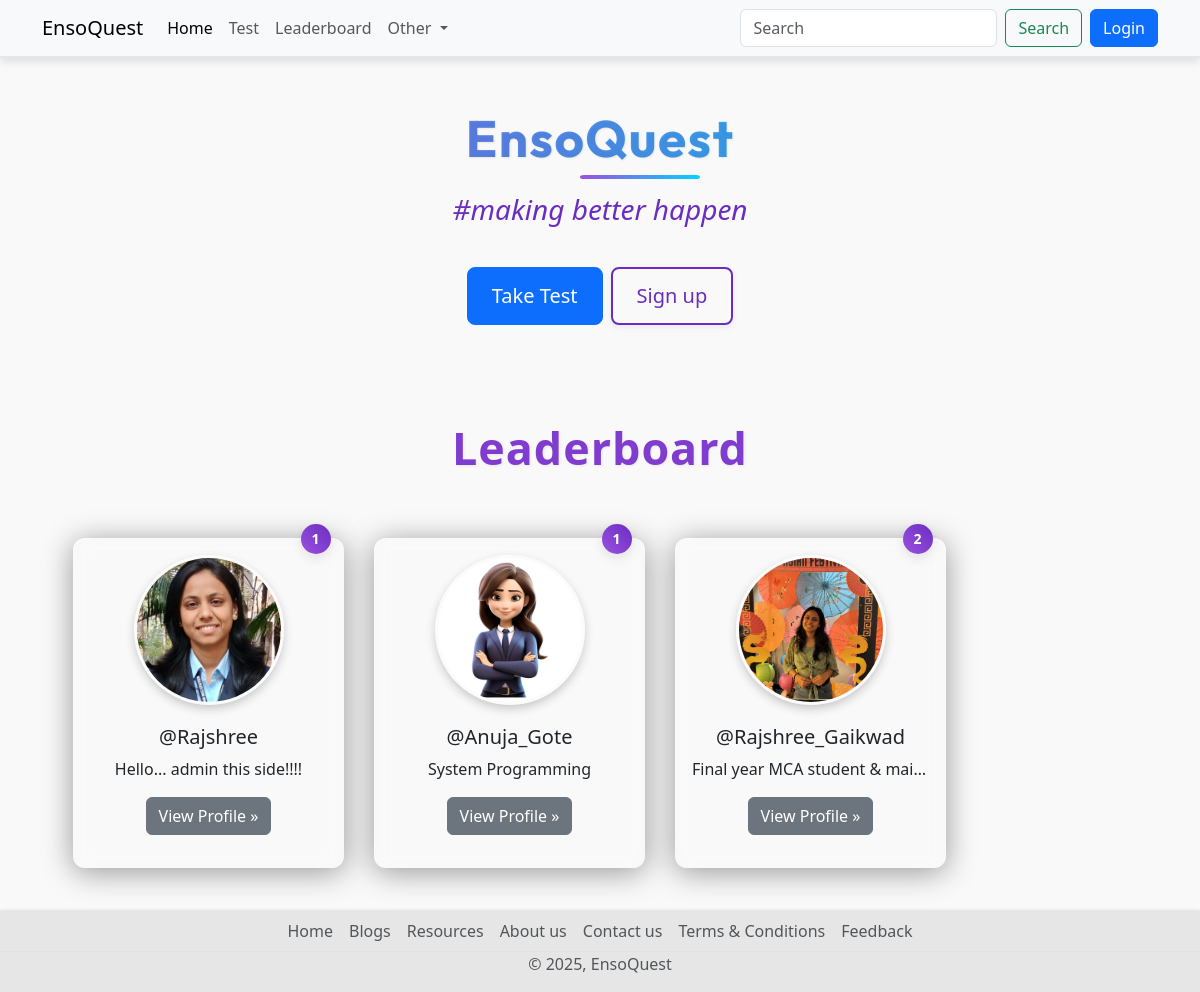
The page / on the database its author committed.
### quiz/models.py (models this page shows, shortened)
class UserRank(models.Model):
    user = models.OneToOneField(User, on_delete=models.CASCADE)
    rank = models.IntegerField(null=True, blank=True)
    total_score = models.IntegerField(null=True, blank=True)

### account/models.py (models this page shows, shortened)
class Profile(models.Model):
    user = models.OneToOneField(User,on_delete=models.CASCADE, null=True,verbose_name='User Object')
    position = models.CharField(max_length=100,blank=True,null=True)
    bio = models.TextField(blank=True,null=True)
    profile_img = models.ImageField(upload_to='profile_image', default='user.png',blank=True,null=True,verbose_name= 'Profile Pic')

### base/views.py (the view)
# urls.py: 2. Add a URL to urlpatterns:  path('', views.home, name='home')
def home(request):
    leaderboard_users = UserRank.objects.order_by('rank')[:4]
    unread_count = 0
    if request.user.is_authenticated:
        unread_count = request.user.notification_set.filter(is_read=False).count()
    context = {
        "leaderboard_users": leaderboard_users,
        "unread_count": unread_count,
    }
    return render(request, 'welcome.html', context)

### base/context_processors.py (called while the page is built)
def notification_count(request):
    if request.user.is_authenticated:
        unread_count = Notification.objects.filter(user=request.user, is_read=False).count()
        return {'unread_notification_count': unread_count}
    return {}

### Templates/welcome.html
{% extends "index.html" %}
{% block content %}
{% load static %}
<link rel="stylesheet" href="{% static 'css/home-style.css' %}">
  <div class="container text-center my-5">
    <h1 class="display-5 fw-bold my-2 title">EnsoQuest</h1>
    <h2 class="fs-3 tagline-text ">#making better happen</h2>
    <div class="d-inline-flex gap-2 mb-5">
      <a href="{% url 'all_quiz' %}" class="d-inline-flex align-items-center btn btn-primary btn-lg px-4 ">
        Take Test
      </a>
      {% if not request.user.is_authenticated %}
      <a href="{% url 'register' %}" class="btn btn-outline-secondary btn-lg px-4 ">
        Sign up
      </a>
      {% endif %}
    </div>
  </div>
  <div class="container text-center">
    <h1 class="display-4 text-center my-5 leaderboard-heading">Leaderboard</h1>
    <div class="row row-cols-sm-1 row-cols-md-2 row-cols-lg-3 row-cols-xl-4 mx-3">
      {% if leaderboard_users|length == 0 %}
      <div class="col-lg-4 position-relative mb-4">
        <h4 class="text-center text-danger"> No User Available on Leaderboard</h4>
      </div>
      {% else %}
      {% for rank in leaderboard_users %}
      <div class="col-lg-4 position-relative mb-4  leaderboard-card">
        <img src="{{rank.user.profile.profile_img.url}}" class="leaderboard-img rounded-circle alt=user-profile">
        <span class="position-absolute top-0 start-90 translate-middle badge rounded-pill modern-badge ">
           {{ rank.rank }}
        </span>
        <h2 class="fw-normal username">@{{rank.user.username}}</h2>
        <p class="card-bio">{{rank.user.profile.bio}}</p>
        <p><a class="btn btn-secondary" href="{% url 'profile' rank.user.username %}">View Profile »</a></p>
      </div>
      {% endfor %}
      {% endif %}
    </div>
  </div>
{% endblock content %}

### static/css/style.css (style rules this page uses)
.title { font-family: 'Outfit', sans-serif; font-size: clamp(2.5rem, 6vw, 4rem); font-weight: 700; background: linear-gradient(90deg, #9b51e0, #00d4ff); -webkit-background-clip: text; background-clip: text; -webkit-text-fill-color: transparent; color: transparent; opacity: 0; animation: fadeInTitle 1.3s ease-in-out forwards; margin: 2rem 0 1rem; line-height: 1.2; text-align: center; letter-spacing: 1.5px; position: relative; }
.title::after { content: ""; position: absolute; left: 50%; transform: translateX(-50%); bottom: -10px; width: 60px; height: 4px; background: linear-gradient(to right, #9b51e0, #00d4ff); border-radius: 999px; opacity: 0; animation: fadeInLine 1.5s ease-in-out forwards 0.8s; margin: 0 10px; }
body { background-color: #f9f9f9; font-family: 'Segoe UI', Tahoma, Geneva, Verdana, sans-serif; }

### static/css/home-style.css (style rules this page uses)
body { background-color: #f9f9f9; font-family: 'Segoe UI', Tahoma, Geneva, Verdana, sans-serif; }
.card-bio { display: block; white-space: nowrap; overflow: hidden; text-overflow: ellipsis; width: 100%; }
.leaderboard-card { background: rgba(255, 255, 255, 0.1); border-radius: 12px; padding: 16px; margin: 15px; backdrop-filter: blur(8px); -webkit-backdrop-filter: blur(8px); border: 1px solid rgba(255, 255, 255, 0.2); box-shadow: 0 4px 30px rgba(0, 0, 0, 0.4); max-width: 280px; min-height: 280px; display: flex; flex-direction: column; align-items: center; justify-content: space-between; transition: transform 0.3s ease, box-shadow 0.3s ease; }
.leaderboard-card img { width: 150px; height: 150px; object-fit: cover; border-radius: 50%; margin-bottom: 10px; }
.leaderboard-card .username { font-size: 20px; font-weight: bold; text-align: center; margin-top: 10px; }
.modern-badge { background: linear-gradient(45deg, #9b51e0, #6a2dbf); color: white; padding: 12px; font-size: 14px; font-weight: 600; border-radius: 50%; width: 30px; height: 30px; box-shadow: 0 4px 12px rgba(0, 0, 0, 0.1); transition: all 0.3s ease; text-transform: uppercase; letter-spacing: 1px; text-align: center; display: flex; justify-content: center; align-items: center; }
.position-absolute { position: absolute; }
.top-0 { top: 0; }
.start-90 { left: 90%; }
.translate-middle { transform: translate(-50%, -50%); }
.leaderboard-img { width: 150px; height: 150px; object-fit: cover; object-position: center; border-radius: 50%; border: 3px solid rgba(255, 255, 255, 0.3); box-shadow: 0 4px 10px rgba(0, 0, 0, 0.2); transition: transform 0.3s ease, box-shadow 0.3s ease; }
.title { font-size: 3.2rem; font-weight: 700; color: #9b51e0; margin-bottom: 0.5rem; text-shadow: 1px 1px 2px rgba(0, 0, 0, 0.08); }
.tagline-text { font-size: 1.5rem; font-weight: 500; color: #6a2dbf; font-style: italic; margin-top: 1.5rem ; margin-bottom: 2.5rem; }
.btn-outline-secondary { border: 2px solid #6a2dbf; color: #6a2dbf; padding: 12px 24px; box-shadow: 0 2px 6px rgba(106, 45, 191, 0.1); }
.leaderboard-heading { font-size: 2.8rem; font-weight: 700; color: #7f3ccf; text-align: center; margin: 70px auto 50px; position: relative; text-shadow: 1px 1px 3px rgba(0, 0, 0, 0.08); letter-spacing: 1px; }

### Templates/index.html (style rules this page uses)
body { padding-top: 60px; padding-bottom: 50px; margin: 0; }

### rows shown on the page
UserRank: user.profile.profile_img (picture), rank "1", user.username "Rajshree", user.profile.bio "Hello... admin this side!!!!"
UserRank: user.profile.profile_img (picture), rank "1", user.username "Anuja_Gote", user.profile.bio "System Programming"
UserRank: user.profile.profile_img (picture), rank "2", user.username "Rajshree_Gaikwad", user.profile.bio "Final year MCA student & mai…"
